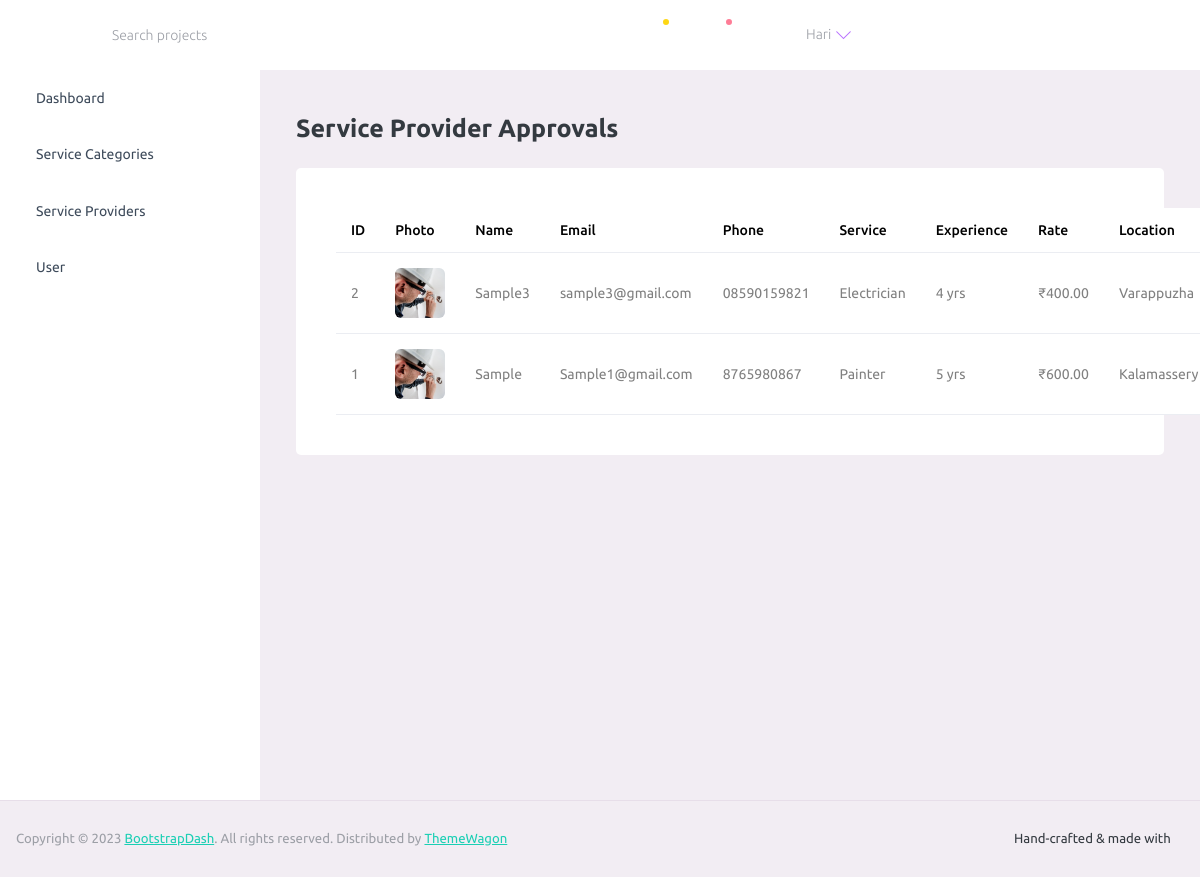
Page /FixPointAdmin/display_service_providers_page/ (signed in) on the committed database.
### UserApp/models.py (models this page shows, shortened)
class ServiceProviderProfileDb(models.Model):
    APPROVAL_STATUS = (
        ('PENDING', 'Pending Approval'),
        ('APPROVED', 'Approved'),
        ('REJECTED', 'Rejected'),
    )
    user = models.OneToOneField(UserDb, on_delete=models.CASCADE)
    full_name = models.CharField(max_length=150)
    phone_number = models.CharField(max_length=15, null=True, blank=True)
    service_type = models.CharField(max_length=100)
    experience = models.PositiveIntegerField()
    hourly_rate = models.DecimalField(
        max_digits=8,
        decimal_places=2
    )
    location = models.CharField(max_length=150)
    latitude = models.DecimalField(
        max_digits=9,
        decimal_places=6,
        null=True,
        blank=True
    )
    longitude = models.DecimalField(
        max_digits=9,
        decimal_places=6,
        null=True,
        blank=True
    )
    is_available = models.BooleanField(default=True)
    approval_status = models.CharField(
        max_length=10,
        choices=APPROVAL_STATUS,
        default='PENDING'
    )
    profile_photo = models.ImageField(
        upload_to="provider_photos/",
        null=True,
        blank=True
    )
    rejection_reason = models.TextField(blank=True, null=True)
    created_at = models.DateTimeField(auto_now_add=True)

class UserDb(models.Model):
    ROLE_CHOICES = (
        ('SERVICE_PROVIDER', 'Service Provider'),
        ('CUSTOMER', 'Customer'),
    )
    username = models.CharField(max_length=100, unique=True)
    email = models.EmailField(unique=True)
    password = models.CharField(max_length=255)
    user_role = models.CharField(max_length=20,choices=ROLE_CHOICES)
    is_approved = models.BooleanField(default=False)

### AdminApp/views.py (the view)
# urls.py: path('display_service_providers_page/', views.display_service_providers_page, name='display_service_providers_page'),
def display_service_providers_page(request):
    if not request.user.is_authenticated:
        return redirect(admin_login)
    if not request.user.is_superuser:
        return HttpResponseForbidden("Not allowed")
    providers = ServiceProviderProfileDb.objects.select_related('user')\
        .all().order_by('-created_at')
    return render(request, 'display_service_providers.html', {
        'providers': providers
    })

### AdminApp/templates/display_service_providers.html (shortened to what this page needs)
{% extends 'base.html' %}
{% block content %}
<div class="content-wrapper">
    <div class="row">
        <div class="col-12">
            <h3 class="mb-4 font-weight-bold">Service Provider Approvals</h3>
        </div>
    </div>
    <div class="card">
        <div class="card-body">
            <table class="table table-hover">
                <thead>
                    <tr>
                        <th>ID</th>
                        <th>Photo</th>
                        <th>Name</th>
                        <th>Email</th>
                        <th>Phone</th>
                        <th>Service</th>
                        <th>Experience</th>
                        <th>Rate</th>
                        <th>Location</th>
                    </tr>
                </thead>
                <tbody>
                    {% for provider in providers %}
                    <tr>
                        <td>{{ provider.id }}</td>
                        <td>
                            {% if provider.profile_photo %}
                            <img src="{{ provider.profile_photo.url }}"
                                style="width:50px;height:50px;object-fit:cover;border-radius:6px;">
                            {% else %}
                            <span class="text-muted">No Photo</span>
                            {% endif %}
                        </td>
                        <td>{{ provider.full_name }}</td>
                        <td>{{ provider.user.email }}</td>
                        <td>{{ provider.phone_number }}</td>
                        <td>{{ provider.service_type }}</td>
                        <td>{{ provider.experience }} yrs</td>
                        <td>₹{{ provider.hourly_rate }}</td>
                        <td>{{ provider.location }}</td>
                    </tr>
                    {% empty %}
                    <tr>
                        <td colspan="11" class="text-center text-muted">
                            No service providers found
                        </td>
                    </tr>
                    {% endfor %}
                </tbody>
            </table>
        </div>
    </div>
</div>
{% endblock %}

### AdminApp/templates/base.html (shortened to what this page needs)
<!DOCTYPE html>
{% load static %}
<html lang="en">
<head>
    <link rel="stylesheet" href="{% static 'admin_app_assets/vendors/mdi/css/materialdesignicons.min.css' %}">
    <link rel="stylesheet" href="{% static 'admin_app_assets/vendors/ti-icons/css/themify-icons.css' %}">
    <link rel="stylesheet" href="{% static 'admin_app_assets/vendors/css/vendor.bundle.base.css' %}">
    <link rel="stylesheet" href="{% static 'admin_app_assets/vendors/font-awesome/css/font-awesome.min.css' %}">
    <link rel="stylesheet" href="{% static 'admin_app_assets/vendors/font-awesome/css/font-awesome.min.css' %}">
    <link rel="stylesheet"
        href="{% static 'admin_app_assets/vendors/bootstrap-datepicker/bootstrap-datepicker.min.css' %}">
    <link rel="stylesheet" href="{% static 'admin_app_assets/css/style.css' %}">
</head>
<body>
    <div class="container-scroller">
        <nav class="navbar default-layout-navbar col-lg-12 col-12 p-0 fixed-top d-flex flex-row">
            <div class="navbar-menu-wrapper d-flex align-items-stretch">
                <button class="navbar-toggler navbar-toggler align-self-center" type="button" data-toggle="minimize">
                    <span class="mdi mdi-menu"></span>
                </button>
                <div class="search-field d-none d-md-block">
                    <form class="d-flex align-items-center h-100" action="#">
                        <div class="input-group">
                            <div class="input-group-prepend bg-transparent">
                                <i class="input-group-text border-0 mdi mdi-magnify"></i>
                            </div>
                            <input type="text" class="form-control bg-transparent border-0"
                                placeholder="Search projects">
                        </div>
                    </form>
                </div>
                <ul class="navbar-nav navbar-nav-right">
                    <li class="nav-item d-none d-lg-block full-screen-link">
                        <a class="nav-link">
                            <i class="mdi mdi-fullscreen" id="fullscreen-button"></i>
                        </a>
                    </li>
                    <li class="nav-item dropdown">
                        <a class="nav-link count-indicator dropdown-toggle" id="messageDropdown" href="#"
                            data-bs-toggle="dropdown" aria-expanded="false">
                            <i class="mdi mdi-email-outline"></i>
                            <span class="count-symbol bg-warning"></span>
                        </a>
                    </li>
                    <li class="nav-item dropdown">
                        <a class="nav-link count-indicator dropdown-toggle" id="notificationDropdown" href="#"
                            data-bs-toggle="dropdown">
                            <i class="mdi mdi-bell-outline"></i>
                            <span class="count-symbol bg-danger"></span>
                        </a>
                    </li>
                    {% if request.user.is_authenticated and request.user.is_superuser %}
                    <li class="nav-item nav-profile dropdown">
                        <a class="nav-link dropdown-toggle" id="profileDropdown" href="#" data-bs-toggle="dropdown"
                            aria-expanded="false">
                            <i class="mdi mdi-account-circle mdi-24px"></i>
                            <span class="ms-2">{{ request.user.username }}</span>
                        </a>
                    </li>
                    {% endif %}
                    <li class="nav-item nav-settings d-none d-lg-block">
                        <a class="nav-link" href="#">
                            <i class="mdi mdi-format-line-spacing"></i>
                        </a>
                    </li>
                </ul>
            </div>
        </nav>
        <div class="container-fluid page-body-wrapper">
            <nav class="sidebar sidebar-offcanvas" id="sidebar">
                <ul class="nav">
                    <li class="nav-item">
                        <a class="nav-link" href="{% url 'dashboard' %}">
                            <span class="menu-title">Dashboard</span>
                            <i class="mdi mdi-home menu-icon"></i>
                        </a>
                    </li>
                    <li class="nav-item">
                        <a class="nav-link" data-bs-toggle="collapse" href="#category-dropdown" aria-expanded="false"
                            aria-controls="ui-basic">
                            <span class="menu-title">Service Categories</span>
                            <i class="menu-arrow"></i>
                            <i class="mdi mdi-account-wrench menu-icon"></i>
                        </a>
                    </li>
                    <li class="nav-item">
                        <a class="nav-link" data-bs-toggle="collapse" href="#provider-dropdown" aria-expanded="false"
                            aria-controls="provider-dropdown">
                            <span class="menu-title">Service Providers</span>
                            <i class="menu-arrow"></i>
                            <i class="mdi mdi-account-group menu-icon"></i>
                        </a>
                    </li>
                    <li class="nav-item">
                        <a class="nav-link" data-bs-toggle="collapse" href="#user-dropdown" aria-expanded="false"
                            aria-controls="provider-dropdown">
                            <span class="menu-title">User</span>
                            <i class="menu-arrow"></i>
                            <i class="mdi mdi-account-group menu-icon"></i>
                        </a>
                    </li>
                </ul>
            </nav>
            <div class="main-panel">
                {% block content %}
                {% endblock %}
            </div>
        </div>
        <footer class="footer">
            <div class="d-sm-flex justify-content-center justify-content-sm-between">
                <span class="text-muted text-center text-sm-left d-block d-sm-inline-block">Copyright © 2023 <a
                        href="https://www.bootstrapdash.com/" target="_blank">BootstrapDash</a>. All rights reserved.
                    Distributed by <a href="http://themewagon.com" target="_blank">ThemeWagon</a></span>
                <span class="float-none float-sm-right d-block mt-1 mt-sm-0 text-center">Hand-crafted & made with <i
                        class="mdi mdi-heart text-danger"></i></span>
            </div>
        </footer>
    </div>
</body>
</html>

### rows in the picture
ServiceProviderProfileDb: id "2", profile_photo (picture), full_name "Sample3", user.email "sample3@gmail.com", phone_number "08590159821", service_type "Electrician", experience "4", hourly_rate "400.00", location "Varappuzha"
ServiceProviderProfileDb: id "1", profile_photo (picture), full_name "Sample", user.email "Sample1@gmail.com", phone_number "8765980867", service_type "Painter", experience "5", hourly_rate "600.00", location "Kalamassery"

### other values in the picture
{{ request.user.username }} "Hari"
